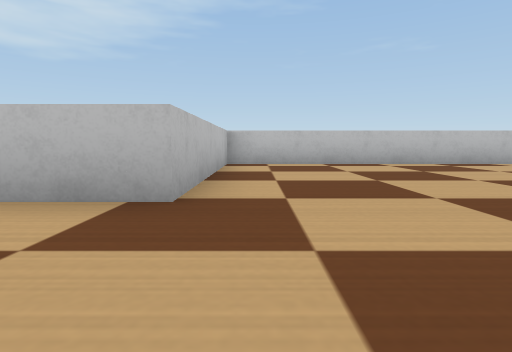
View 1 (above)

19 first-person views from a walk through a robot-simulator world made for Webots. The camera is 0.09 m above the floor, tilts 6° down and sees 80° across. The floor is counted in squares, 0.2 m on a side. Each view is taken from the middle of a square. On the plan, view 1 faces up. The plan holds only what a view shows up to about 9 squares ahead; the rest is blank. The robots in the file are not drawn. Webots' stock objects and surfaces are drawn as simple stand-ins.

View 2
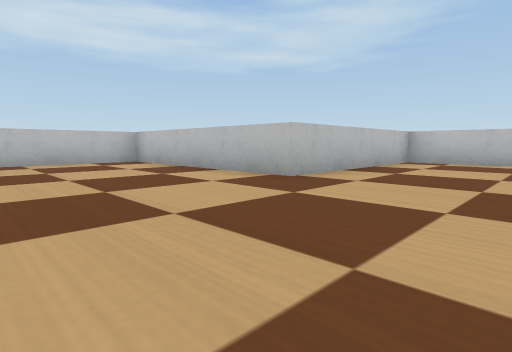

View 3
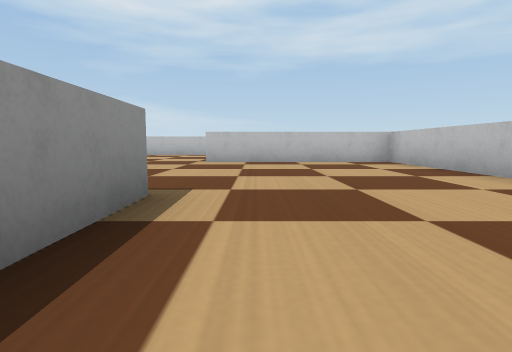

View 4
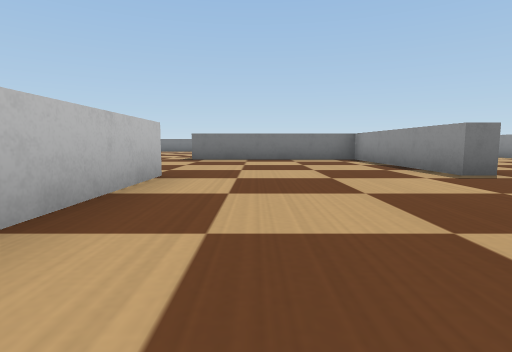

View 5
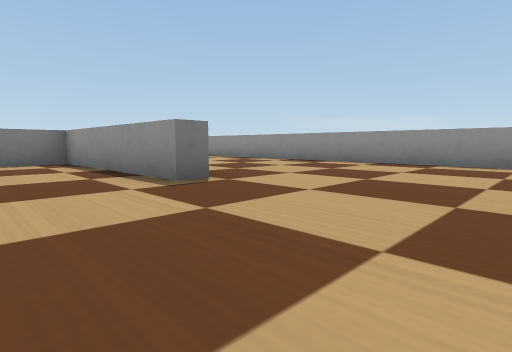

View 6
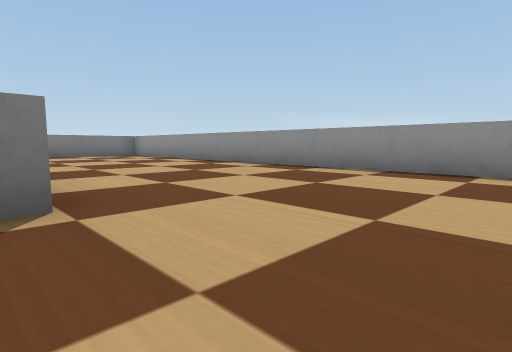

View 7
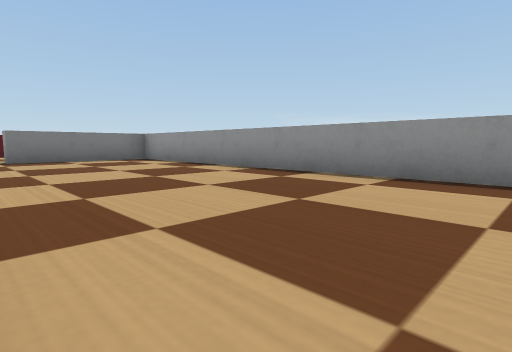

View 8
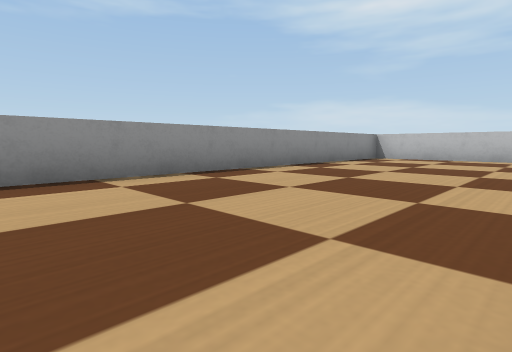

View 9
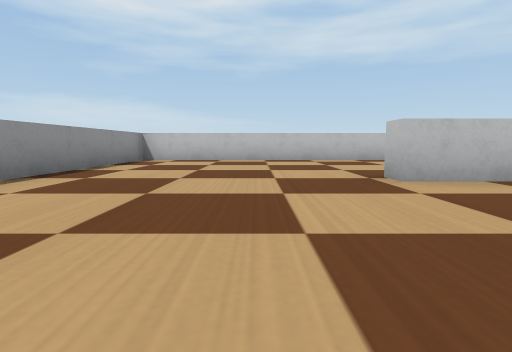

View 10
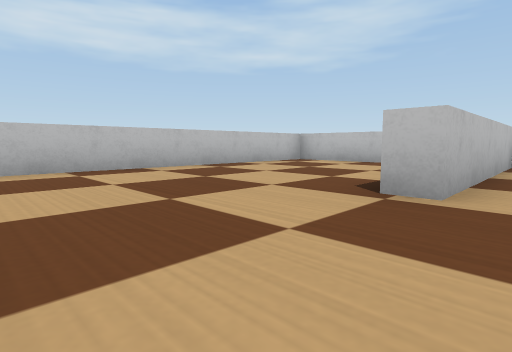

View 11
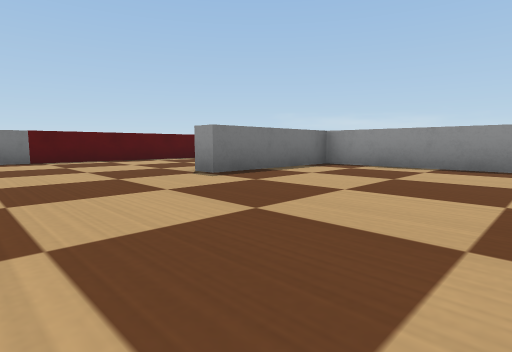

View 12
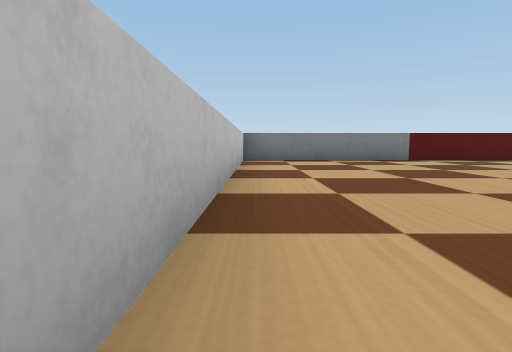

View 13
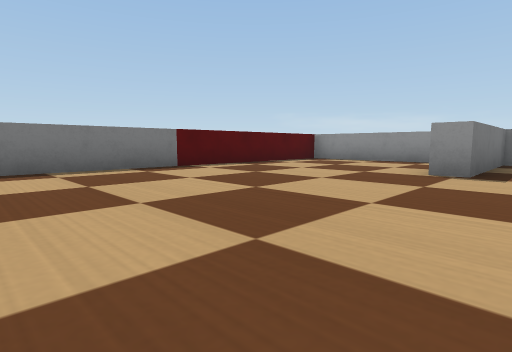

View 14
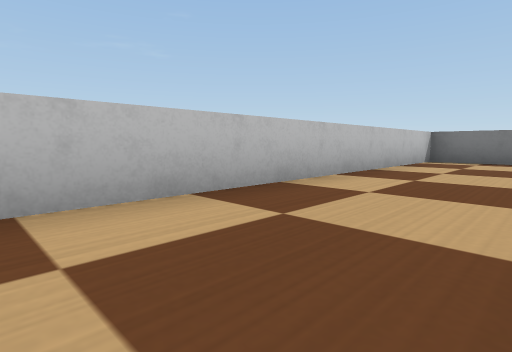

View 15
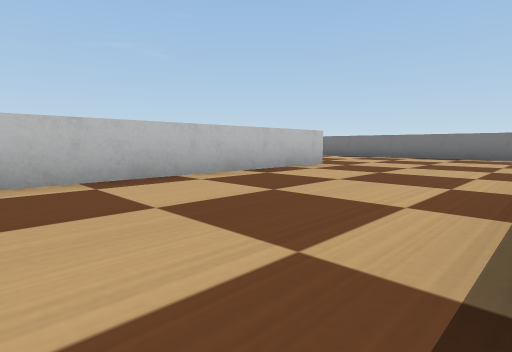

View 16
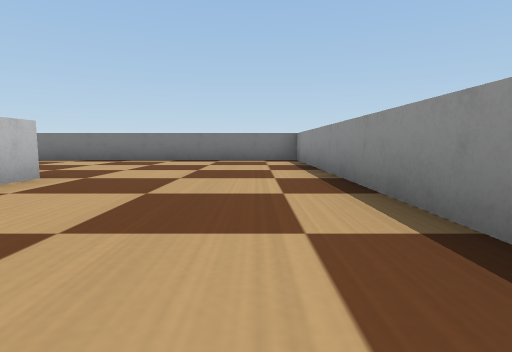

View 17
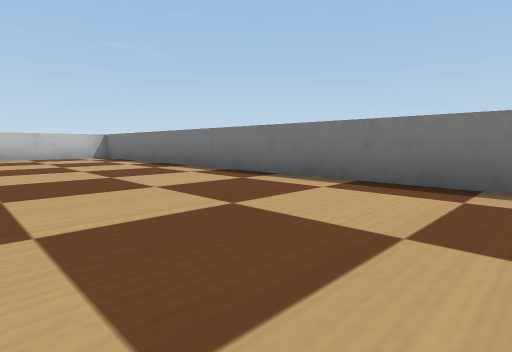

View 18
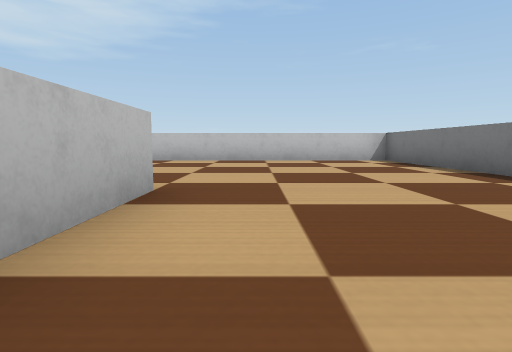

View 19
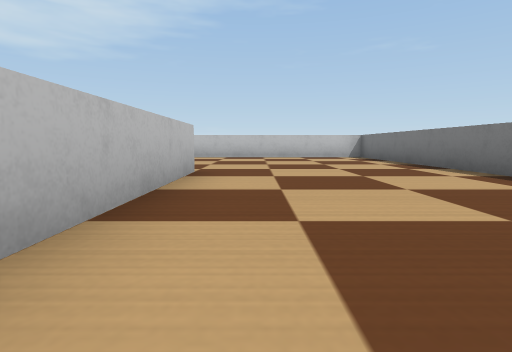

### Floor plan
Points are (right, up) in squares from view 1. A wall is a line through its corners. A room is listed if a view was taken in it or the views show most of it. See-through windows are left out.
Room 1 (views 1, 2, 3, 4, 5, 6)
walls: (-0.6, 2.3) (-5.6, 2.3) (-5.6, -2.2); (-0.7, -2.5) (-0.7, -2) (3.8, -1.9) (3.8, 2.9)
ways out: opening at (-3, -2) to room 2; opening at (1.5, 3) to room 3
Room 2 (views 7, 8, 9, 10, 11, 12, 13, 14)
walls: (8.6, 2.3) (5.1, 2.3); (-5.6, -7.2) (8.8, -7.2) (8.8, -3.9)
ways out: opening at (-3, -2) to room 1; opening at (9, -0.5) to room 4; opening at (-6, -4.5) to room 5
Room 3 (views 15, 16, 17, 18, 19)
walls: (9.1, 6.8) (-0.6, 6.8) (-0.6, 2.3); (9, 12) (9, 8.1); (6.2, 2.8) (13.6, 2.8) (13.6, 17.4) (8.6, 17.4)
ways out: opening at (1.5, 3) to room 1; opening at (9, 14.5)
Room 4 (no view inside)
walls: (8.8, -3.9) (9.4, -3.9); (13.6, -6.4) (13.6, 2.3) (8.6, 2.3); (10.1, -7.2) (12.8, -7.2)
ways out: opening at (9, -0.5) to room 2
Room 5 (no view inside)
walls: (-5.6, -2.2) (-6.2, -2.2); (-8, 2.3) (-10.5, 2.3) (-10.5, -7.2) (-5.6, -7.2)
ways out: opening at (-6, -4.5) to room 2

Positions as (right, up) in squares from view 1, and headings:
1: (0, 0), facing up
2: (2, -1), facing up-left
3: (2, -1), facing left
4: (-5, 1), facing right
5: (-4, 0), facing down-right
6: (-3, -2), facing down-right
7: (0, -3), facing down-right
8: (-1, -3), facing down-left
9: (-2, -4), facing left
10: (-5, -5), facing up-left
11: (5, -1), facing down-right
12: (5, 2), facing right
13: (8, 1), facing down-right
14: (5, 0), facing up-right
15: (3, 3), facing up-right
16: (5, 4), facing right
17: (10, 7), facing up-right
18: (10, 9), facing up
19: (10, 7), facing up
